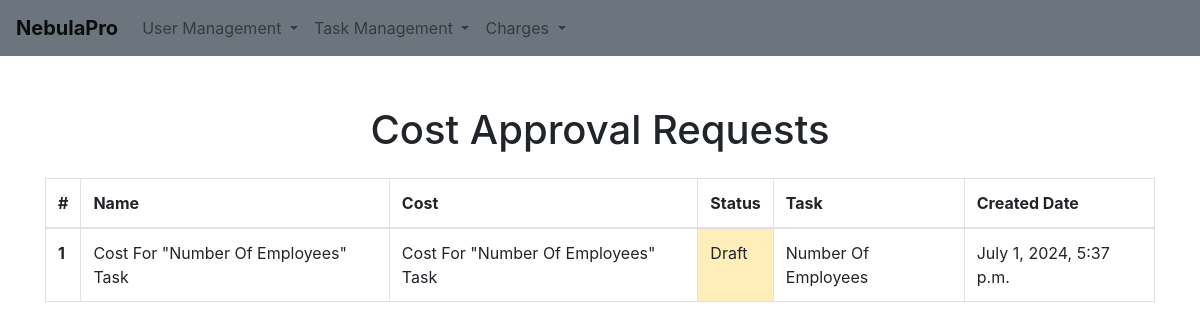
Before: /cost-approval-requests/ with the older database file.
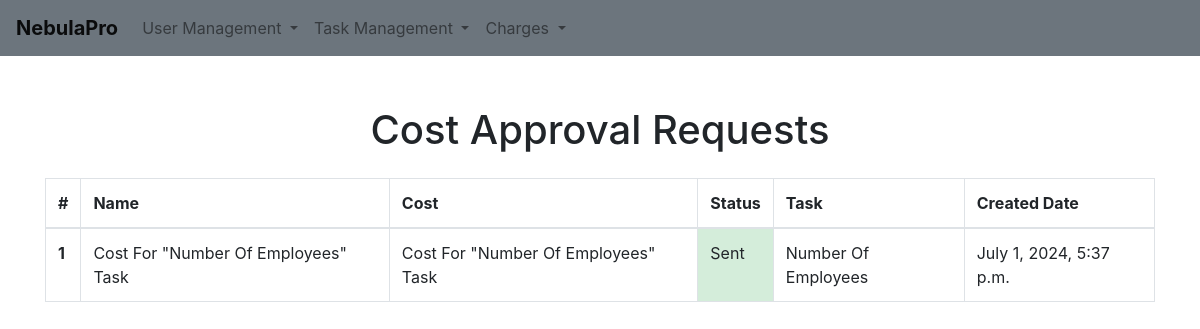
After: the same page with the newer database file.
### charges/models.py (models this page shows, shortened)
class CostApprovalRequest(models.Model):
    name = models.CharField(max_length=225)
    cost = models.ForeignKey(Cost, null = False, on_delete=models.CASCADE)
    status = models.CharField(max_length=225, choices=COST_APPROVAL_REQUEST_STATUS_CHOICES, default = 'draft')
    task = models.ForeignKey(Task, null = False, on_delete=models.CASCADE)
    created_date = models.DateTimeField(auto_now_add=True)

class Cost(models.Model):
    name = models.CharField(max_length=225)
    amount = models.DecimalField(max_digits=10, decimal_places=2)
    client = models.ForeignKey(Client, null = False, on_delete=models.CASCADE)
    task = models.ForeignKey(Task, null = False, on_delete=models.CASCADE)
    description = models.TextField()
    project = models.ForeignKey(Project, null = False, on_delete=models.CASCADE)
    status = models.CharField(max_length=225, choices=COST_STATUS_CHOICES, default = 'requested')
    created_date = models.DateTimeField(auto_now_add=True)
    def __str__(self):
        return self.name

### task_management/models.py (models this page shows)
class Task(models.Model):
    title = models.CharField(max_length=225)
    project = models.ForeignKey(Project, null = True, on_delete=models.CASCADE)
    status = models.CharField(max_length=225, choices=TASK_STATUS_CHOICES, default = 'back_log')
    reporter = models.ForeignKey(User, related_name='reported_tasks', null = True, on_delete=models.SET_NULL)
    assignee = models.ForeignKey(User, related_name='assigned_tasks', null = True, on_delete=models.SET_NULL)
    created_date = models.DateTimeField(auto_now_add=True)
    deadline_date = models.DateField()
    last_modified_date = models.DateTimeField()
    last_modified_by = models.ForeignKey(User, related_name='modified_tasks', null = True, on_delete=models.SET_NULL)
    def __str__(self):
        return self.title

### charges/views.py (the view)
# urls.py: path('cost-approval-requests/', CostApprovalRequestsView.as_view(), name='cost-approval-requests'),
class CostApprovalRequestsView(ListView):
    model = CostApprovalRequest
    template_name = 'cost_approval_requests.html'
    context_object_name = 'cost_approval_requests'

### charges/templates/cost_approval_requests.html (shortened to what this page needs)
{% extends 'base.html' %}
{% load static %}
{% block extra_css %}
<link rel="stylesheet" href="{% static 'css/cost_approval_requests.css' %}">
{% endblock %}
{% block content %}
    <div class="container table-container">
        <div class="table-responsive">
            <h1 class="text-center mb-4">Cost Approval Requests</h1>
            <table class="table table-bordered table-striped">
                <thead>
                    <tr>
                        <th scope="col">#</th>
                        <th scope="col">Name</th>
                        <th scope="col">Cost</th>
                        <th scope="col">Status</th>
                        <th scope="col">Task</th>
                        <th scope="col">Created Date</th>
                    </tr>
                </thead>
                <tbody>
                    {% for request in cost_approval_requests %}
                    <tr class="{% cycle 'table-striped-row-grey' 'table-striped-row-white' %}">
                        <th scope="row">{{ forloop.counter }}</th>
                        <td>{{ request.name }}</td>
                        <td>{{ request.cost }}</td>
                        <td id = "status-{{ request.status }}">{{ request.get_status_display }}</td>
                        <td >{{ request.task }}</td>
                        <td>{{ request.created_date }}</td>
                    </tr>
                    {% endfor %}
                </tbody>
            </table>
        </div>
    </div>
{% endblock %}

Changed rows visible on the page:
changed CostApprovalRequest "Cost For \"Number Of Employees\" Task": status "Draft" → "Sent"
